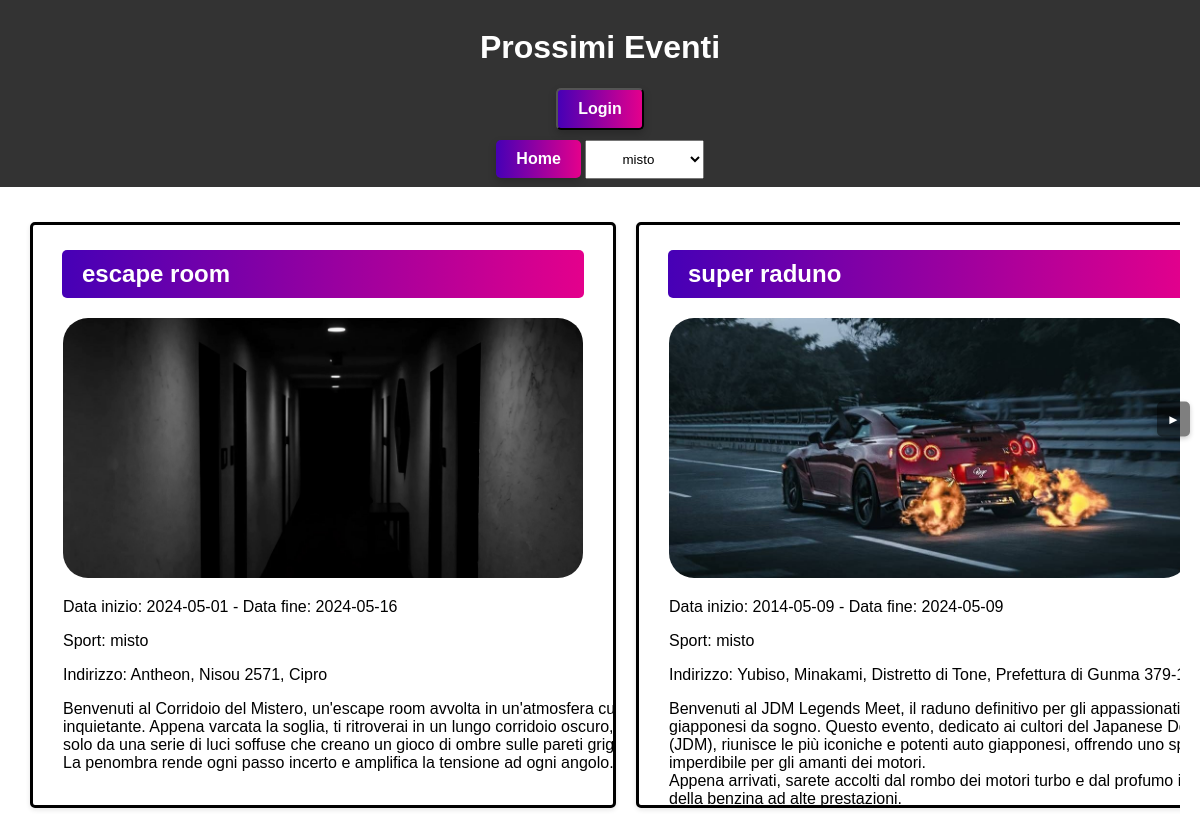
/eventi.php?sport=misto, run on the app's committed database.
### tables this page shows
CREATE TABLE `evento` (
  `id_evento` varchar(255) NOT NULL,
  `descrizione` varchar(4096) NOT NULL,
  `nome` varchar(255) NOT NULL,
  `data_inizio` date NOT NULL,
  `data_fine` date NOT NULL,
  `sport` varchar(255) NOT NULL,
  `indirizzo` varchar(255) NOT NULL
);

### eventi.php (the view, shortened to what this page needs)
<!DOCTYPE html>
<html lang="it">
<head>
    <link rel="stylesheet" href="events_styles.css">
</head>
<body>
    <div class="events-header">
        <h1>Prossimi Eventi</h1>
        <?php
        if (isset($_SESSION['username'])) {
            echo '<button class="home-button" onclick="window.location.href=\'logout.php\'">' . $_SESSION['username'] . '</button>';
        } else {
            echo '<button class="home-button" onclick="window.location.href=\'login.php\'">Login</button>';
        }
        ?>
        <form method="GET">
            <a href="index.php" class="home-button">Home</a>
            <select id="sportFilter" name="sport" onchange="this.form.submit()" class="sport-dropdown">
                <?php
                $servername = "localhost";
                $username = "root";
                $password = "";
                $dbname = "sport-xxx";
                $conn = new mysqli($servername, $username, $password, $dbname);
                $sql_sport = "SELECT nome_sport FROM sport";
                $result_sport = $conn->query($sql_sport);
                while ($row_sport = $result_sport->fetch_assoc()) {
                    $selected = isset($_GET['sport']) && $_GET['sport'] == $row_sport['nome_sport'] ? 'selected' : '';
                    echo "<option value='" . htmlspecialchars($row_sport['nome_sport']) . "' $selected>" . htmlspecialchars($row_sport['nome_sport']) . "</option>";
                }
                ?>
            </select>
        </form>
    </div>
    <button class="scroll-button right" id="scrollRightButton" onclick="scrollRight()">►</button>
    <div class="events-container" id="eventsContainer">
        <?php
        $servername = "localhost";
        $username = "root";
        $password = "";
        $dbname = "sport-xxx";
        $conn = new mysqli($servername, $username, $password, $dbname);
        $sql = "SELECT * FROM evento";
        if (isset($_GET['sport']) && $_GET['sport'] != '') {
            $sport_filter = $_GET['sport'];
            $sql .= " WHERE sport = '$sport_filter'";
        }
        $result = $conn->query($sql);
        if ($result->num_rows > 0) {
            echo '<div class="events-scroll-container">';
            while ($row = $result->fetch_assoc()) {
                echo '<div class="event">';
                echo '<h2>' . htmlspecialchars($row["nome"]) . '</h2>';
                echo "<img src='immagini/evento/" . htmlspecialchars($row["nome"]) . ".jpg'>";
                echo '<p>Data inizio: ' . htmlspecialchars($row["data_inizio"]) . '  -  Data fine: ' . htmlspecialchars($row["data_fine"]) . '</p>';
                echo '<p>Sport: ' . htmlspecialchars($row["sport"]) . '</p>';
                echo '<p>Indirizzo: ' . htmlspecialchars($row["indirizzo"]) . '</p>';
                echo '<p>' . nl2br(htmlspecialchars($row["descrizione"])) . '</p>';
                echo '</div>';
            }
            echo '</div>';
        } else {
            echo '<p>Nessun evento disponibile.</p>';
        }
        ?>
    </div>
</body>
</html>

### events_styles.css (style rules this page uses)
h2 { margin-left: -1px; margin-right: -1px; margin-top: -5px; font-family: 'Arial', sans-serif; color: white; background: linear-gradient(to right, #4600b6, #e4008c); padding: 10px 20px; border-radius: 5px; }
.scroll-button { position: fixed; top: 50%; transform: translateY(-50%); background-color: rgba(0, 0, 0, 0.5); color: white; border: none; padding: 10px; cursor: pointer; z-index: 9999; border-radius: 5px; box-shadow: 0 2px 5px rgba(0, 0, 0, 0.2); transition: opacity 0.3s; opacity: 1; }
.scroll-button.right { right: 10px; }
.events-container { overflow-x: scroll; overflow-y: hidden; white-space: nowrap; margin: 20px; scrollbar-width: none; -ms-overflow-style: none; }
.events-scroll-container { display: inline-block; white-space: nowrap; }
.event { display: inline-block; vertical-align: top; margin: 10px; margin-top: 15px; padding: 30px; border: 3px solid #000000; border-radius: 5px; background-color: #fff; box-shadow: 0 2px 5px rgba(0,0,0,0.1); width: 65vh; height: 65vh; overflow: hidden; }
.event img { max-width: 100%; height: auto; border-radius: 25px; }
.events-header { background-color: #333; color: white; padding: 8px;; text-align: center; }
.sport-dropdown { margin-top: 10px; display: block; width: 10%; padding: 10px; box-sizing: border-box; text-align: center; display: inline-block; }
.home-button { background: linear-gradient(to right, #4600b6, #e4008c); color: white; padding: 10px 20px; text-decoration: none; display: inline-block; font-size: 16px; font-weight: bold; cursor: pointer; border-radius: 5px; box-shadow: 0 4px 8px 0 rgba(0, 0, 0, 0.2); transition: all 0.3s ease; }
body { background-image: url('immagini/sfondo_eventi.jpg'); background-size: cover; background-position: center center; background-repeat: no-repeat; background-attachment: fixed; margin: 0px; font-family: 'Arial', sans-serif; }

### data on the page
evento: nome "escape room", nome (picture), data_inizio "2024-05-01", data_fine "2024-05-16", sport "misto", indirizzo "Antheon, Nisou 2571, Cipro", descrizione "Benvenuti al Corridoio del Mistero, un'escape room avvolta in un'atmosfera inquietante. Appena varcata la soglia, ti ritroverai in un lungo corridoio oscuro, solo da una serie di luci soffuse che creano un gioco di ombre sulle pareti La penombra rende ogni passo incerto e amplifica la tensione ad ogni angolo."
evento: nome "super raduno", nome (picture), data_inizio "2014-05-09", data_fine "2024-05-09", sport "misto", indirizzo "Yubiso, Minakami, Distretto di Tone, Prefettura di Gunma…", descrizione "Benvenuti al JDM Legends Meet, il raduno definitivo per gli appassionati giapponesi da sogno. Questo evento, dedicato ai cultori del Japanese (JDM), riunisce le più iconiche e potenti auto giapponesi, offrendo uno imperdibile per gli amanti dei motori. Appena arrivati, sarete accolti dal rombo dei motori turbo e dal profumo della benzina ad alte prestazioni."

### other printed values
form field sport "misto"
